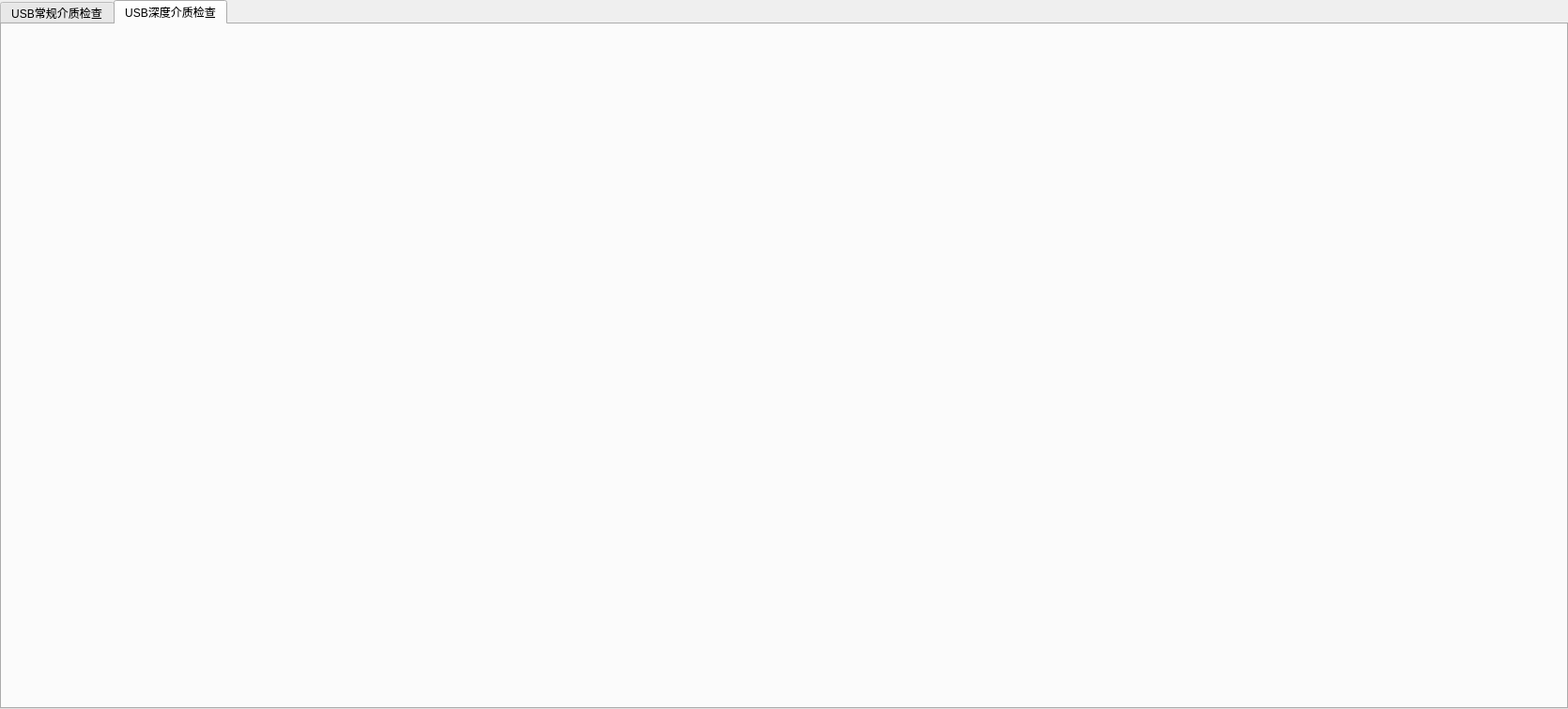
<?xml version="1.0" encoding="UTF-8"?>
<ui version="4.0">
 <class>usb_tab</class>
 <widget class="QWidget" name="usb_tab">
  <property name="geometry">
   <rect>
    <x>0</x>
    <y>0</y>
    <width>1670</width>
    <height>755</height>
   </rect>
  </property>
  <property name="minimumSize">
   <size>
    <width>1670</width>
    <height>755</height>
   </size>
  </property>
  <property name="maximumSize">
   <size>
    <width>1670</width>
    <height>755</height>
   </size>
  </property>
  <property name="windowTitle">
   <string>Form</string>
  </property>
  <layout class="QHBoxLayout" name="horizontalLayout">
   <property name="spacing">
    <number>0</number>
   </property>
   <property name="leftMargin">
    <number>0</number>
   </property>
   <property name="topMargin">
    <number>0</number>
   </property>
   <property name="rightMargin">
    <number>0</number>
   </property>
   <property name="bottomMargin">
    <number>0</number>
   </property>
   <item>
    <widget class="QTabWidget" name="tabWidget">
     <property name="currentIndex">
      <number>1</number>
     </property>
     <widget class="QWidget" name="tab">
      <attribute name="title">
       <string>USB常规介质检查</string>
      </attribute>
     </widget>
     <widget class="QWidget" name="tab_2">
      <attribute name="title">
       <string>USB深度介质检查</string>
      </attribute>
     </widget>
    </widget>
   </item>
  </layout>
 </widget>
 <resources/>
 <connections/>
</ui>
